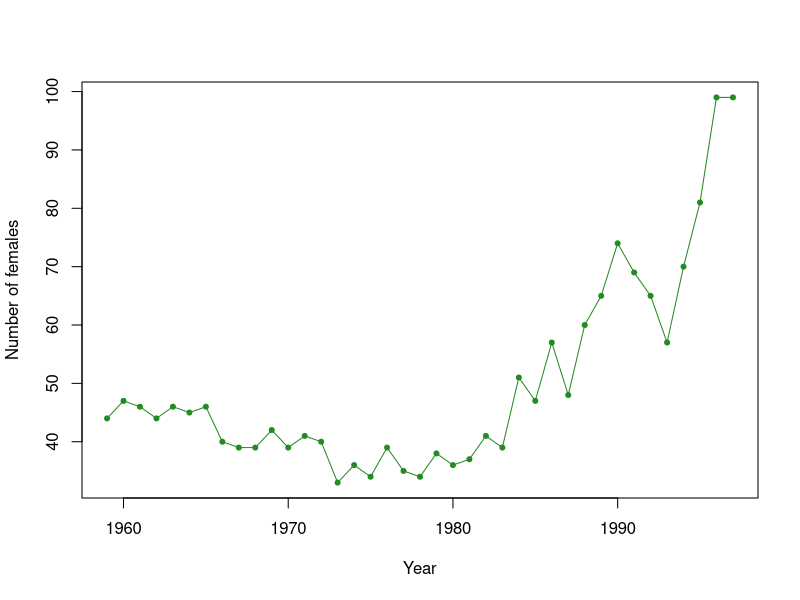
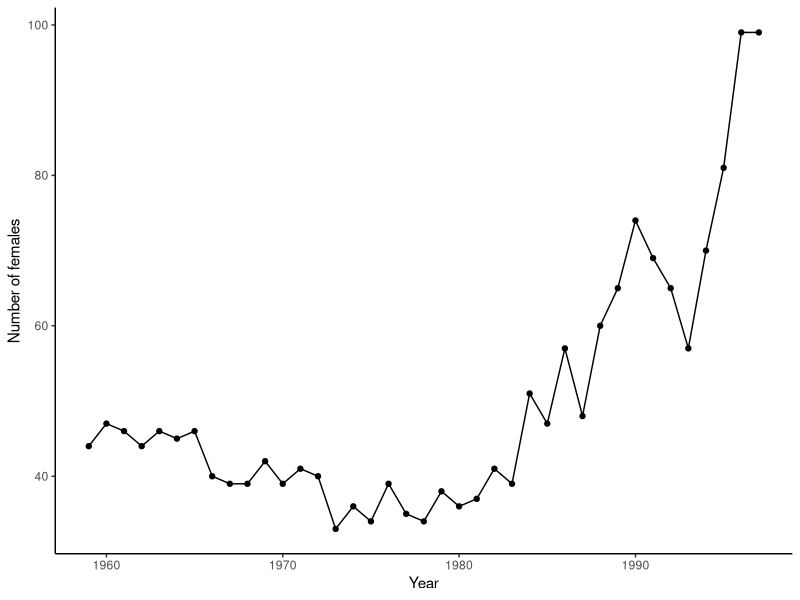
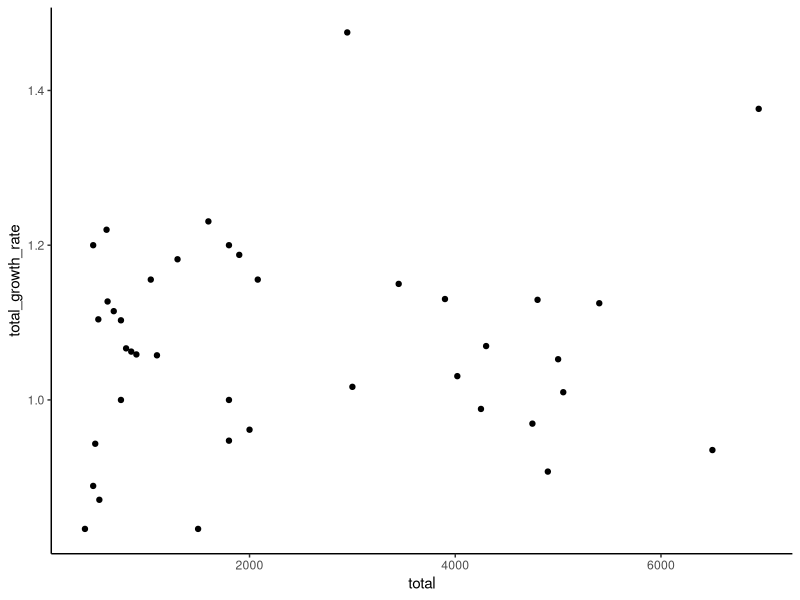
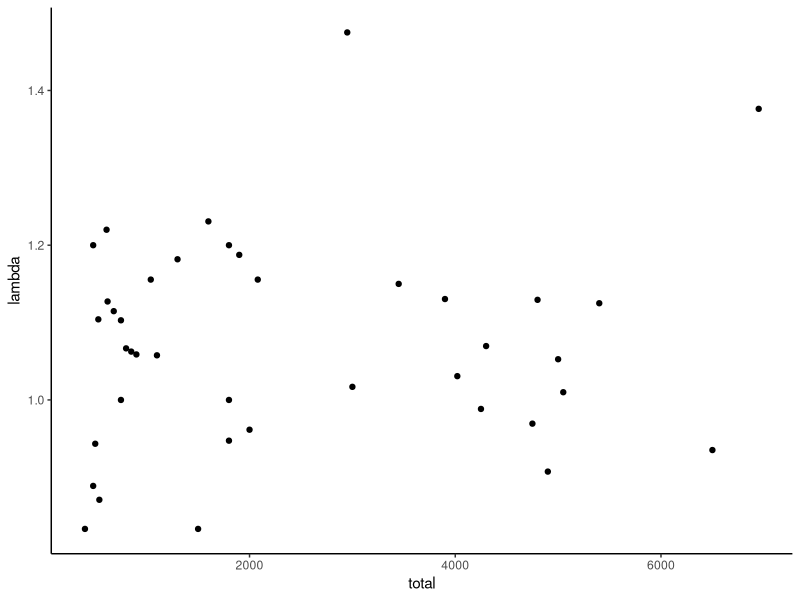
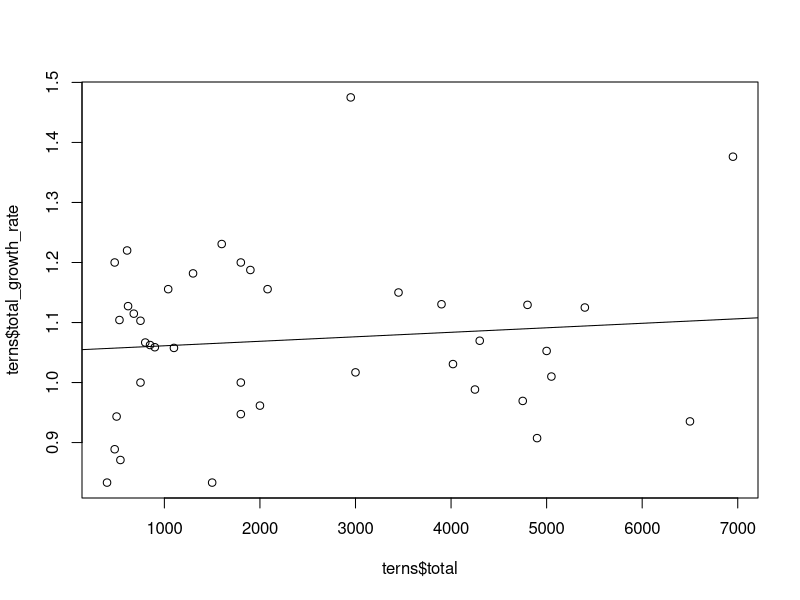
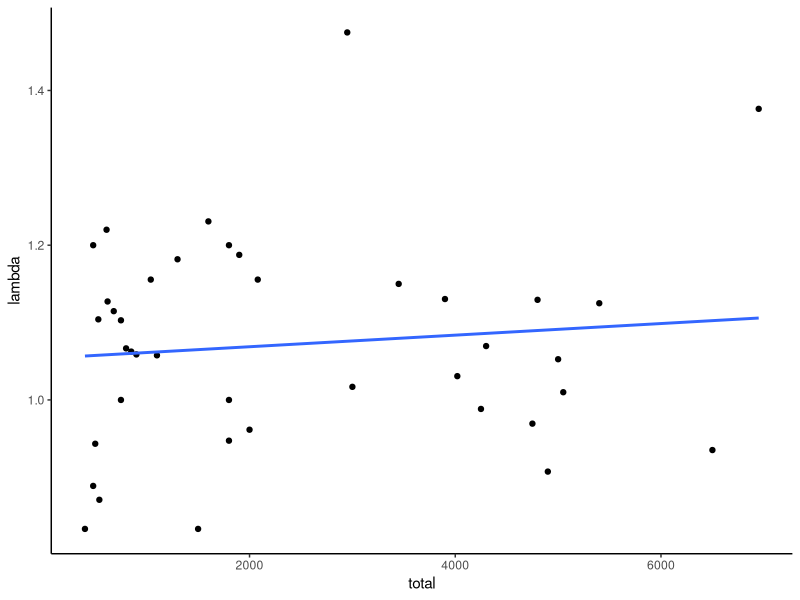
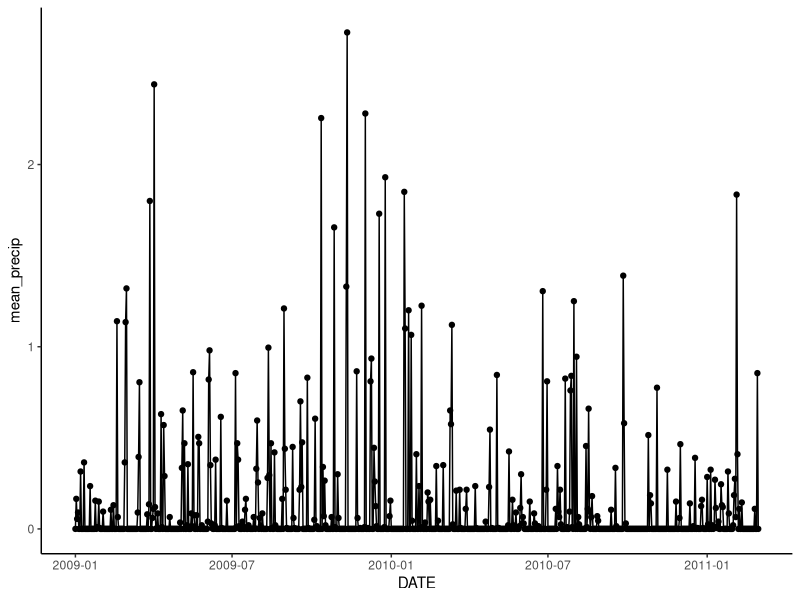
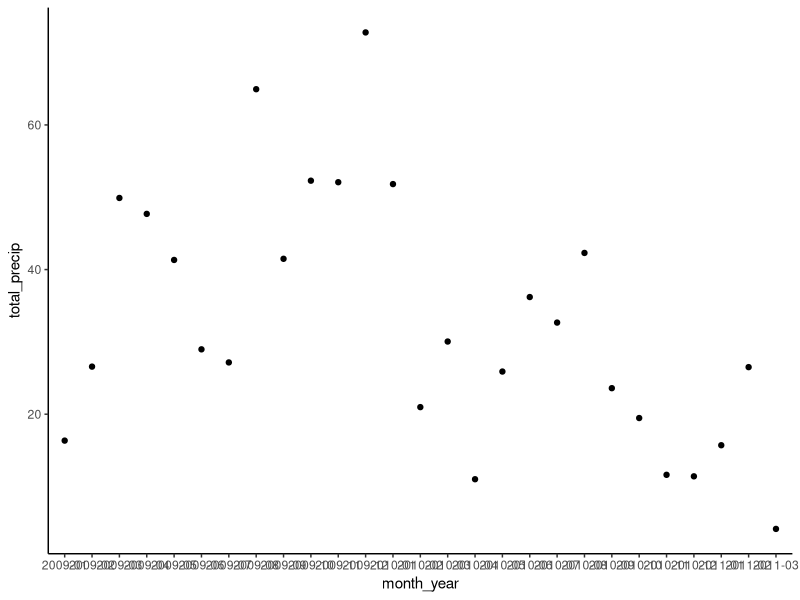

These charts were generated, in order, by the following R code:
## ---- chunk 1
knitr::opts_chunk$set(echo = TRUE)
library(tidyverse)
getwd()
## ---- chunk 2
bears<- read.csv("PS1_Data_Bears.csv")
## ---- chunk 3
plot(bears$year,
     bears$females,
     xlab="Year",
     ylab="Number of females", 
     col="forestgreen", 
     type="o", 
     pch=20)

# a tidyverse option: 
ggplot(bears,aes(x=year,y=females)) +
  geom_point() +
  geom_line() +
  xlab("Year") +
  ylab("Number of females") +
  theme_classic()
## ---- chunk 4
terns <- read.csv("PS2_data_terns.csv")

#calculate the total terns by adding together the terns from each island
terns$total <- terns$bird + terns$ram + terns$pikense

#create an empty column for the growth rate to populate
terns$total_growth_rate <- NA

for(i in 2:length(terns$year)){ # initiate the loop with "for"
  terns$total_growth_rate[i] <- terns$total[i]/terns$total[i-1] 
  # calculate the growth rate as the ratio between population size now and population size one year ago
  } # close the loop
## ---- chunk 5
terns$total_N0 <- lag(terns$total) #lag function makes a new column with total column shifted down a row (lag=1)

#calculate lambda by dividing total at N+1 by total at N
terns$lambda <- terns$total / terns$total_N0
## ---- chunk 6
ggplot(terns,aes(x=total,y=total_growth_rate)) +
  geom_point() + theme_classic()

ggplot(terns,aes(x=total,y=lambda)) +
  geom_point() +theme_classic()
## ---- chunk 7
#base r
plot(terns$total, terns$total_growth_rate)
abline(lm(total_growth_rate~total, data=terns))

#tidyverse option
ggplot(terns,aes(x=total,y=lambda)) +
  geom_point() +
  geom_smooth(method='lm',se=F) + #se=F here means it will just show the line and not an estimate of the error associated with the fit
  theme_classic()
## ---- chunk 8
zoop <- read.csv("SRS_zoop.csv")
#number of different taxa 
length(unique(zoop$taxa))

#number of bays
length(unique(zoop$bay))
## ---- chunk 9
zoop %>% group_by(bay) %>%
  summarize(unique_taxa = n_distinct(taxa))
## ---- chunk 10
taxa <- unique(zoop$taxa) # first step is to create a list of all taxa
total.abundance <- data.frame(taxa=taxa) # then create an empty dataframe
# that just includes the names of the taxa. then, we'll fill in a second
# column of the dataframe with our loop:
for(i in 1:length(taxa)){
  zoop.subset <- zoop[zoop$taxa==taxa[i],] # subset the data to only include
  # rows where taxa i is observed. 
  total.abundance$abundance[i] <- sum(zoop.subset$abund, na.rm=T)
  # sum up the total abundance of that taxa, after removing NAs
  # and input it as the i'ith observation in the summary dataframe
}

#we can use head to see the first six rows of our sorted abundance data frame
head(total.abundance[order(total.abundance$abundance),])

#adding a minus sign in front of the column we want to sort using order sorts it the opposite direction (descending)
head(total.abundance[order(-total.abundance$abundance),])
## ---- chunk 11
total_abundance<-zoop %>% group_by(taxa) %>%
  summarize(abundance=sum(abund,na.rm=T))

# to sort using pipes, we use arrange and then head to get the first 6 rows of that arrange data
total_abundance %>% arrange(abundance) %>% head()

# to sort so abundance is descending, we use arrange with desc (for descending)
total_abundance %>% arrange(desc(abundance)) %>% head()
## ---- chunk 12
bays <- unique(zoop$bay) # first we need to create a list of the bays
bay.occupancy <- data.frame(bay=bays) # next we create an empty summary 
# dataframe

#in this loop, we loop through each of the bays
for(i in 1:length(bays)){
  zoop.subset <- zoop[zoop$bay==bays[i],] # subset the dataset so we are
  # only looking at the i'ith bay
  bos.subset <- zoop.subset[zoop.subset$taxa=="Bosmina tubicen",]
  # subset data from the i'ith bay to only include observations of bosmina
  bay.occupancy$bos[i] <- ifelse(sum(bos.subset$abund, na.rm=T) > 0, 1,0)
  # use the ifelse statement to say, if abundance is greater than 0, input
  # a 1 into the summary spreadsheet. otherwise (else) input a 0. 
}

# remember we define occupancy in metapopulation theory as the fraction of 
# sites that are occupied. so we need to divide the total number of sites
# where bosmina was present by the number of bays:
sum(bay.occupancy$bos)/length(bays)
## ---- chunk 13
bay_occupancy <- zoop %>% group_by(bay) %>%                 #we group by bay
  mutate(bos = str_detect(taxa, 'Bosmina tubicen')) %>%     #add a column that is true or false depending on if bosmina is in the taxa list
  summarize(bos_present = ifelse(any(bos==TRUE),1,0))       #and then summarize using ifelse to get a list of the bays with 1 or 0 based on if the column we added has any bosmina tubicen observations in it

#we can calculate occupancy just like we did with the base r method
sum(bay_occupancy$bos_present/length(bays))
## ---- chunk 14
#look at just bay 80 by creating a subsetted data frame called bay80
bay80 <- zoop[zoop$bay==80,] 

#now subset that data frame to one sampling date
bay80s41410 <- bay80[bay80$sample_date=="4/14/10",]

# for richness, we just need to know the number of unique species. 
length(unique(bay80s41410$taxa))

# for simpson's & shannon's diversity, we first need to convert all species abundances
# into frequencies. the first step is to figure out the denominator; i.e., the total
# number of 'things' counted. for that, we'll use the sum function.
total.counted <- sum(bay80s41410$abund)

# next, we'll create a new column in the subset dataframe where we calculate the 
# frequencies for each species
bay80s41410$freq <- bay80s41410$abund / total.counted
# now, for simpson's diversity, we would need to square each one...
bay80s41410$freq_sq <- bay80s41410$freq^2
# and then sum them up, and divide from 1:
simp_bay80s41410 <- 1 / sum(bay80s41410$freq^2)
simp_bay80s41410
## ---- chunk 15
#first, calculating richness
zoop %>% 
  filter(bay=="80"&sample_date=="4/14/10") %>% #filter to the bay and sampling date
  select(taxa) %>%  #select just the taxa column
  summarize(richness=n_distinct(taxa))  #summarize the column and find the distinct entries (the number of different taxa)

#now, calculating simpson's diversity
zoop %>% 
  filter(bay=="80"&sample_date=="4/14/10") %>%
  mutate(total_counted = sum(abund),
         freq = abund/total_counted,
         frequency_sq = freq^2) %>%
  summarize(simpsons_div = 1/sum(frequency_sq))
  
## ---- chunk 16
sampls <- unique(bay80$sample) # a list of the samples; this is what we'll loop through
rich.summary <- data.frame(sample_date = sampls) #create summary dataframe, to be filled in row by row

for (i in 1:length(sampls)){ # for each one of the samples,
  sub80 <- bay80[bay80$sample==sampls[i],] # create a subset of the data for that sample
  rich.summary$rich[i] <- length(unique(na.omit(sub80$taxa))) # calculate richness and fill it it
  # fill it in on the summary dataframe. notice the 'na.omit'... that's because I want a sample
  # with only NA's to have a richness of 0, not 1.
  }
rich.summary # you can check the summary here. 
## ---- chunk 17
bay80_richness <- zoop %>% 
  filter(bay == "80") %>%
  group_by(sample_date) %>%
  summarize(richness = n_distinct(taxa,na.rm=T))
bay80_richness
## ---- chunk 18
#here's how we would merge the two outputs together
#the arguements we need are the two data frames we're merging and what column they have in common
merge(bay80_richness,rich.summary,by="sample_date")
## ---- chunk 19
#call the package from your library
library(geosphere)
#read in a file with latitude and longitude for your points of interest
location <- read.csv("location.csv")

#One method for determining the distance between two points is using the Haversine method. We'll use the distm function in the geosphere package and then specify the Haversine method

#first we need to get a dataframe that is just the latitude and longitude of our sites
#for this example, those are columns 4 and 5
loc <- location[4:5]

#if we want to do this with tidyverse, we would use:
loc2 <- location %>% select(c(better_lat,better_long))

distances<-as.data.frame(distm(loc,fun=distHaversine))

distances
## ---- chunk 20
weather <- read.csv("Augusta_weather_data.csv")

#what is the structure of the data
str(weather)

#how many weather stations are there?
length(unique(weather$STATION))

#let's rename some of these column names
weather <- weather %>% rename(precipitation = PRCP,
      max_temp = TMAX,
      min_temp = TMIN,
      average_temp = TAVG)

#let's look at which of the weather stations has the most observations each of these weather variables
# !is.na filters out the NA values and n() counts the number of rows (non-NA observations)

weather %>% filter(!is.na(precipitation)) %>%
  group_by(STATION) %>%
  summarize(precip_obs = n())

weather %>% filter(!is.na(max_temp)) %>%
  group_by(STATION) %>%
  summarize(precip_obs = n())
## ---- chunk 21
#first, let's make sure our date is in date format
weather$DATE <- mdy(weather$DATE)

#filter the data and summarize precipitation and max temperature data
weather_summary <- weather %>% filter(STATION=="USW00003820"|STATION=="USW00013837") %>%
  group_by(DATE) %>%
  summarize(mean_precip = mean(precipitation),
            mean_maxT = mean(max_temp))

#let's look at precipitation over time
ggplot(weather_summary,aes(x=DATE,y=mean_precip)) +
  geom_point() +
  geom_line() +
  theme_classic()

#that's hard to interpret. Maybe it would be easier to look at with summaries for each month
#first we'll need a column with the month and year and then use that to group by and summarize like we did before
weather_summary2 <- weather %>% 
  mutate(month_year = format(DATE,"%Y-%m")) %>%
  group_by(month_year) %>%
  summarize(total_precip = sum(precipitation,na.rm=T),
            mean_maxT = mean(max_temp,na.rm=T))

ggplot(weather_summary2,aes(x=month_year,y=total_precip)) +
  geom_point() +
  theme_classic()

#it's hard to read the x-axis, so we can use another line in our ggplot code to rotate the text
ggplot(weather_summary2,aes(x=month_year,y=total_precip)) +
  geom_point() +
  theme_classic() +
  theme(axis.text.x = element_text(angle = 90, vjust = 0.5, hjust=1))

#we can use the same code but replace total_precip with mean_maxT to look at average temperature
ggplot(weather_summary2,aes(x=month_year,y=mean_maxT)) +
  geom_point() +
  theme_classic() +
  theme(axis.text.x = element_text(angle = 90, vjust = 0.5, hjust=1))
